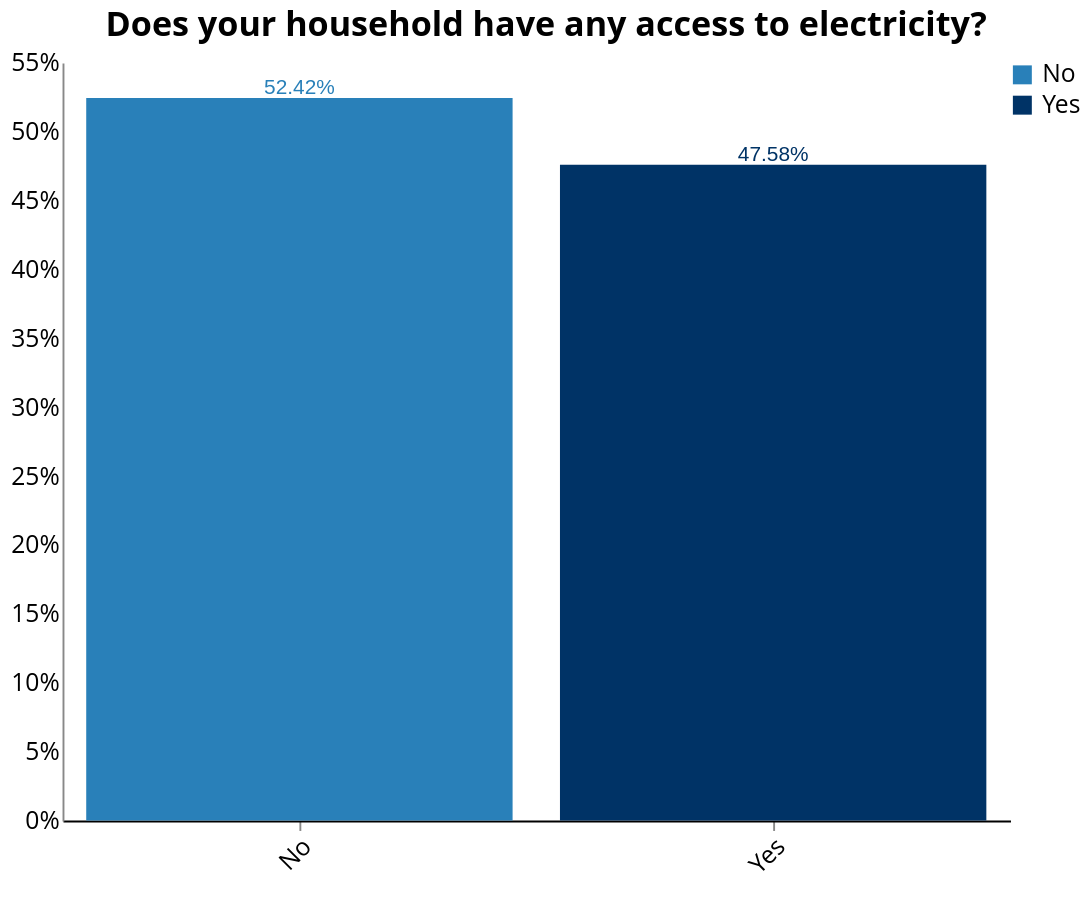

Source (Vega-Lite JSON):
### Vega-Lite specification from a JSON file in a GitHub repository (floating-point values rounded to 4 significant figures; data arrays with more than 128 entries replaced by an {"elided": "..."} marker saying what was removed)
{"width": 800, "height": 400, "config": {"title": {"fontSize": 18, "font": "Open Sans", "anchor": "center", "fontColor": "#000000"}, "axisX": {"domain": true, "domainColor": "#000000", "grid": false, "labelFont": "Open Sans", "labelFontSize": 13, "titleFont": "Open Sans", "titleFontSize": 13, "titleFontWeight": "normal", "title": "X Axis Title (units)", "labelAngle": -45}, "axisY": {"domain": true, "grid": false, "gridColor": "#DEDDDD", "gridWidth": 1, "labelFont": "Open Sans", "labelFontSize": 13, "labelAngle": 0, "ticks": false, "titleFont": "Open Sans", "titleFontSize": 13, "titleFontWeight": "normal", "titlePadding": 10, "title": "Y Axis Title (units)"}, "range": {"category": ["#2980B9", "#003366", "#FFAE19", "#FF4500", "#438B28", "#45B39D", "#99ADC1", "#212F3C"]}, "legend": {"labelFont": "Open Sans", "labelFontSize": 13, "symbolType": "square", "symbolSize": 100, "titleFont": "Open Sans", "titleFontSize": 13, "titleFontWeight": "normal", "title": "Legend", "orient": "right", "offset": 0}, "tooltip": {"font": "Open Sans"}, "view": {"stroke": "transparent", "text": {"font": "Open Sans", "color": ["#2980B9", "#003366", "#FFAE19", "#FF4500", "#438B28", "#45B39D", "#99ADC1", "#212F3C"], "fontSize": 13, "align": "right", "fontWeight": 400, "size": 13}, "bar": {"size": 40, "binSpacing": 1, "continuousBandSize": 30, "discreteBandSize": 30, "fill": ["#2980B9", "#003366", "#FFAE19", "#FF4500", "#438B28", "#45B39D", "#99ADC1", "#212F3C"], "stroke": false}}}, "layer": [{"mark": "bar", "encoding": {"color": {"type": "nominal", "field": "electricity_yn"}, "tooltip": {"type": "nominal", "field": "electricity_yn"}, "x": {"type": "nominal", "axis": {"title": " "}, "field": "electricity_yn", "sort": {"field": "electricity_yn", "op": "count", "order": "descending"}}, "y": {"type": "quantitative", "aggregate": "sum", "axis": {"format": "%", "title": ""}, "field": "pct"}}, "height": 400, "selection": {"selector023": {"type": "single", "fields": ["locality"], "bind": {"input": "select", "options": [null, 0, 1], "labels": ["National", "Urban", "Rural"], "name": "Locality Breakdown  "}}, "selector024": {"type": "single", "fields": ["elc_aggr_tier"], "bind": {"input": "select", "options": [null, "Tier 0", "Tier 1", "Tier 2", "Tier 3", "Tier 4", "Tier 5"], "labels": ["All Tiers", "Tier 0", "Tier 1", "Tier 2", "Tier 3", "Tier 4", "Tier 5"], "name": "Tiers  "}}}, "transform": [{"joinaggregate": [{"op": "count", "field": "*", "as": "total"}]}, {"calculate": "1 / datum.total", "as": "pct"}], "width": 500}, {"mark": {"type": "text", "align": "center", "baseline": "bottom"}, "encoding": {"color": {"type": "nominal", "field": "electricity_yn"}, "text": {"type": "quantitative", "aggregate": "sum", "field": "pct", "format": ".2%"}, "tooltip": {"type": "nominal", "field": "electricity_yn"}, "x": {"type": "nominal", "axis": {"title": " "}, "field": "electricity_yn", "sort": {"field": "electricity_yn", "op": "count", "order": "descending"}}, "y": {"type": "quantitative", "aggregate": "sum", "axis": {"format": "%", "title": ""}, "field": "pct"}}, "height": 400, "transform": [{"joinaggregate": [{"op": "count", "field": "*", "as": "total"}]}, {"calculate": "1 / datum.total", "as": "pct"}], "width": 500}], "data": {"name": "data-33b0573338d2aeb240eea4cced2a559a"}, "title": {"text": ["Does your household have any access to electricity?"], "color": "black", "subtitleColor": "black"}, "transform": [{"filter": {"selection": "selector023"}}, {"filter": {"selection": "selector024"}}], "$schema": "https://vega.github.io/schema/vega-lite/v4.8.1.json", "datasets": {"data-33b0573338d2aeb240eea4cced2a559a": {"elided": "3632 records"}}}
